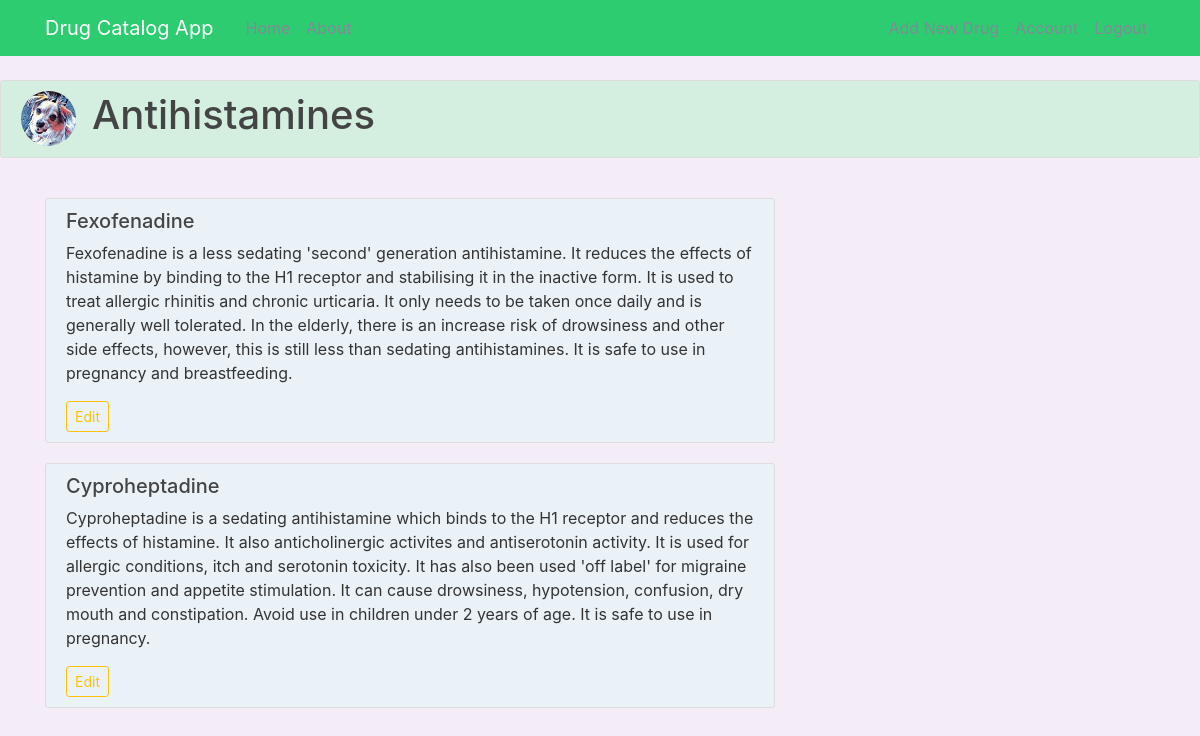
/Antihistamines (signed in), run on the app's committed database.
### database_setup.py (models this page shows, shortened)
class Drug(Base):
    __tablename__ = 'drug'
    name = Column(String(80), nullable=False, primary_key=True)
    drug_class_name = Column(String(80), ForeignKey('drug_class.name'))
    drug_class = relationship(DrugClass)
    user_id = Column(Integer, ForeignKey('user.id'))
    user = relationship(User)
    information = Column(String, nullable=True)

### app.py (the view)
@app.route("/<drug_class>")
@login_required
def show_drugs(drug_class):
    drug_classes = session.query(DrugClass).filter_by(name=drug_class)
    drugs = session.query(Drug).filter_by(drug_class_name=drug_class)
    image_file = url_for('static', filename='profile_pics/' + current_user.image_file)
    return render_template('drugs.html', image_file=image_file, drug_class=drug_class,
                           drugs=drugs, drugclasses=drug_classes)

### app.py (called while the page is built)
@login_manager.user_loader
def load_user(id):
    return session.query(User).get(int(id))

### templates/drugs.html
{% extends "layout.html" %}
{% block content %}
<div class="content-section">
    <div class="media">
        <img class="rounded-circle article-img align-self-right mr-3" src="{{ image_file }}">
            <div class="media-body">
                <h1 class="drugclass-heading">{{drug_class}}
                </h1>
            </div>
    </div>
</div>
{% include "flash.html" %}
{% for drug in drugs %}
<main role="main" class="container">
  <div class="row">
    <div class="col-md-8">
        <div class="drugs">
            <h5>{{drug.name}}</h5>
            <div>
                <p>
                {{drug.information}}
                </p>
            </div>
            <a href="{{ url_for('edit_drug', drug = drug.name, drug_class = drug_class) }}" class="btn btn-outline-warning btn-sm" role="button">Edit</a>
            <br>
        </div>
    </div>
  </div>
</main>
{% endfor %}
{% endblock content %}

### static/main.css (style rules this page uses)
html { background-color: #F4ECF7; }
body { background-color: #F4ECF7; color: #333333; margin-top: 5rem; }
h1, h2, h3, h4, h5, h6 { color: #444444; }
.content-section { background-color: #D4EFDF; padding: 10px 20px; border: 1px solid #dddddd; border-radius: 3px; margin-bottom: 20px; }
.drugs { background-color: #EAF2F8; padding: 10px 20px; border: 1px solid #dddddd; border-radius: 3px; margin-bottom: 20px; }
.article-img { height: 55px; width: 55px; margin-right: 16px; }
.drugclass-heading { font-size: 2.5rem; }

### data on the page
Drug: name "Fexofenadine", information "Fexofenadine is a less sedating 'second' generation antihistamine. It reduces the effects of histamine by binding to the H1 receptor and stabilising it in the inactive form. It is used to treat allergic rhinitis and chronic urticaria. It only needs to be taken once daily and is generally well tolerated. In the elderly, there is an increase risk of drowsiness and other side effects, however, this is still less than sedating antihistamines. It is safe to use in pregnancy and breastfeeding."
Drug: name "Cyproheptadine", information "Cyproheptadine is a sedating antihistamine which binds to the H1 receptor and reduces the effects of histamine. It also anticholinergic activites and antiserotonin activity. It is used for allergic conditions, itch and serotonin toxicity. It has also been used 'off label' for migraine prevention and appetite stimulation. It can cause drowsiness, hypotension, confusion, dry mouth and constipation. Avoid use in children under 2 years of age. It is safe to use in pregnancy."

### other printed values
{{ drug_class }} "Antihistamines"
